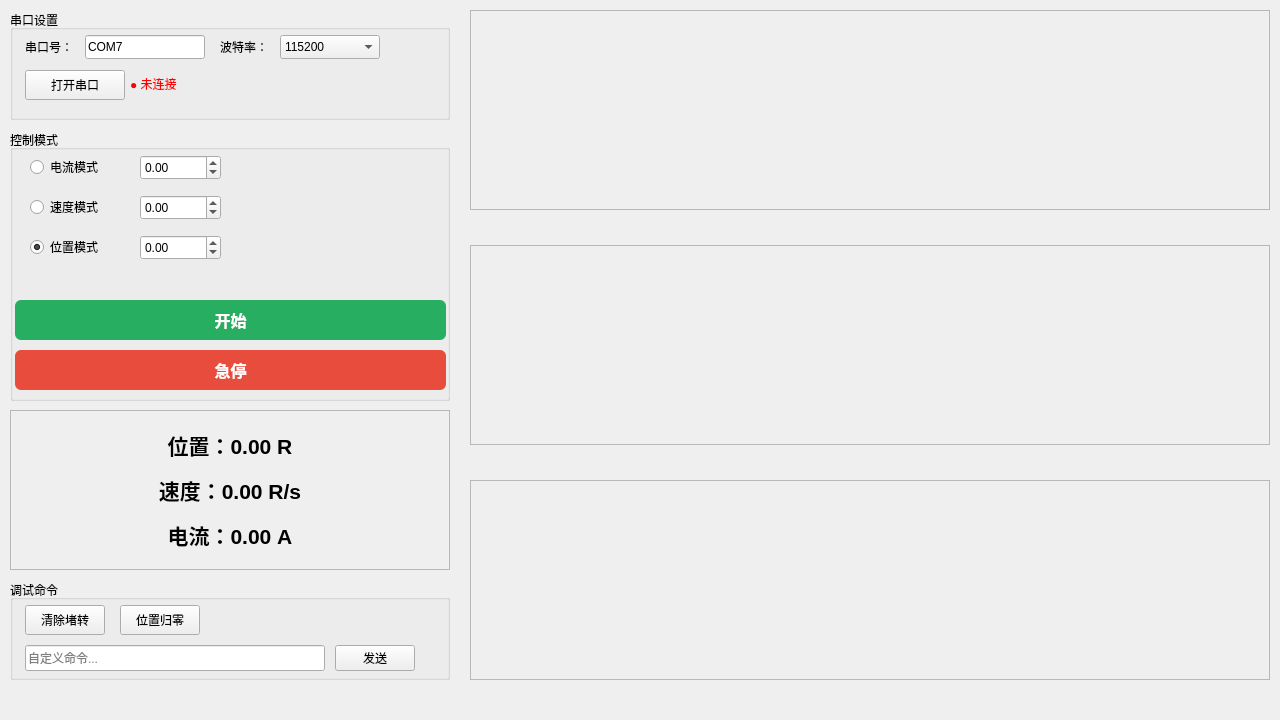
<?xml version="1.0" encoding="UTF-8"?>
<ui version="4.0">
 <class>MainWindow</class>
 <widget class="QMainWindow" name="MainWindow">
  <property name="geometry">
   <rect>
    <x>0</x>
    <y>0</y>
    <width>1280</width>
    <height>720</height>
   </rect>
  </property>
  <property name="windowTitle">
   <string>步进电机调试上位机</string>
  </property>
  <widget class="QWidget" name="centralwidget">
   <widget class="QGroupBox" name="groupBox_Serial">
    <property name="geometry">
     <rect>
      <x>10</x>
      <y>10</y>
      <width>440</width>
      <height>110</height>
     </rect>
    </property>
    <property name="title">
     <string>串口设置</string>
    </property>
    <widget class="QLabel" name="label_Port">
     <property name="geometry">
      <rect>
       <x>15</x>
       <y>25</y>
       <width>60</width>
       <height>24</height>
      </rect>
     </property>
     <property name="text">
      <string>串口号：</string>
     </property>
    </widget>
    <widget class="QLabel" name="label_Baud">
     <property name="geometry">
      <rect>
       <x>210</x>
       <y>25</y>
       <width>60</width>
       <height>24</height>
      </rect>
     </property>
     <property name="text">
      <string>波特率：</string>
     </property>
    </widget>
    <widget class="QComboBox" name="combo_Baud">
     <property name="geometry">
      <rect>
       <x>270</x>
       <y>25</y>
       <width>100</width>
       <height>24</height>
      </rect>
     </property>
     <item>
      <property name="text">
       <string>115200</string>
      </property>
     </item>
     <item>
      <property name="text">
       <string>57600</string>
      </property>
     </item>
     <item>
      <property name="text">
       <string>9600</string>
      </property>
     </item>
    </widget>
    <widget class="QPushButton" name="btn_OpenSerial">
     <property name="geometry">
      <rect>
       <x>15</x>
       <y>60</y>
       <width>100</width>
       <height>30</height>
      </rect>
     </property>
     <property name="text">
      <string>打开串口</string>
     </property>
    </widget>
    <widget class="QLabel" name="label_SerialStatus">
     <property name="geometry">
      <rect>
       <x>120</x>
       <y>62</y>
       <width>80</width>
       <height>24</height>
      </rect>
     </property>
     <property name="styleSheet">
      <string>color:red;</string>
     </property>
     <property name="text">
      <string>● 未连接</string>
     </property>
    </widget>
    <widget class="QLineEdit" name="edit_Port">
     <property name="geometry">
      <rect>
       <x>75</x>
       <y>25</y>
       <width>120</width>
       <height>24</height>
      </rect>
     </property>
     <property name="text">
      <string>COM7</string>
     </property>
     <property name="placeholderText">
      <string>例如 </string>
     </property>
    </widget>
   </widget>
   <widget class="QGroupBox" name="groupBox_Mode">
    <property name="geometry">
     <rect>
      <x>10</x>
      <y>130</y>
      <width>440</width>
      <height>271</height>
     </rect>
    </property>
    <property name="title">
     <string>控制模式</string>
    </property>
    <widget class="QRadioButton" name="radio_ModeCurrent">
     <property name="geometry">
      <rect>
       <x>20</x>
       <y>25</y>
       <width>100</width>
       <height>24</height>
      </rect>
     </property>
     <property name="text">
      <string>电流模式</string>
     </property>
    </widget>
    <widget class="QRadioButton" name="radio_ModeSpeed">
     <property name="geometry">
      <rect>
       <x>20</x>
       <y>65</y>
       <width>100</width>
       <height>24</height>
      </rect>
     </property>
     <property name="text">
      <string>速度模式</string>
     </property>
    </widget>
    <widget class="QRadioButton" name="radio_ModePosition">
     <property name="geometry">
      <rect>
       <x>20</x>
       <y>105</y>
       <width>100</width>
       <height>24</height>
      </rect>
     </property>
     <property name="text">
      <string>位置模式</string>
     </property>
     <property name="checked">
      <bool>true</bool>
     </property>
    </widget>
    <widget class="QPushButton" name="btn_Stop">
     <property name="geometry">
      <rect>
       <x>5</x>
       <y>220</y>
       <width>431</width>
       <height>40</height>
      </rect>
     </property>
     <property name="styleSheet">
      <string>QPushButton{background-color:#e74c3c;color:white;font-size:16px;font-weight:bold;border-radius:6px;}QPushButton:hover{background-color:#c0392b;}</string>
     </property>
     <property name="text">
      <string>急停</string>
     </property>
    </widget>
    <widget class="QDoubleSpinBox" name="doubleSpinBox_Current">
     <property name="geometry">
      <rect>
       <x>130</x>
       <y>25</y>
       <width>81</width>
       <height>25</height>
      </rect>
     </property>
     <property name="layoutDirection">
      <enum>Qt::LayoutDirection::LeftToRight</enum>
     </property>
     <property name="minimum">
      <double>-99.000000000000000</double>
     </property>
    </widget>
    <widget class="QDoubleSpinBox" name="doubleSpinBox_Speed">
     <property name="geometry">
      <rect>
       <x>130</x>
       <y>65</y>
       <width>81</width>
       <height>25</height>
      </rect>
     </property>
     <property name="layoutDirection">
      <enum>Qt::LayoutDirection::LeftToRight</enum>
     </property>
     <property name="minimum">
      <double>-99.000000000000000</double>
     </property>
    </widget>
    <widget class="QDoubleSpinBox" name="doubleSpinBox_Position">
     <property name="geometry">
      <rect>
       <x>130</x>
       <y>105</y>
       <width>81</width>
       <height>25</height>
      </rect>
     </property>
     <property name="layoutDirection">
      <enum>Qt::LayoutDirection::LeftToRight</enum>
     </property>
     <property name="minimum">
      <double>-99.000000000000000</double>
     </property>
    </widget>
    <widget class="QPushButton" name="btn_Start">
     <property name="geometry">
      <rect>
       <x>5</x>
       <y>170</y>
       <width>431</width>
       <height>40</height>
      </rect>
     </property>
     <property name="styleSheet">
      <string notr="true">QPushButton{background-color:#27ae60;color:white;font-size:16px;font-weight:bold;border-radius:6px;}QPushButton:hover{background-color:#2ecc71;}</string>
     </property>
     <property name="text">
      <string>开始</string>
     </property>
    </widget>
   </widget>
   <widget class="QFrame" name="frame_RealData">
    <property name="geometry">
     <rect>
      <x>10</x>
      <y>410</y>
      <width>440</width>
      <height>160</height>
     </rect>
    </property>
    <property name="frameShape">
     <enum>QFrame::Shape::StyledPanel</enum>
    </property>
    <widget class="QLabel" name="label_RealPos">
     <property name="geometry">
      <rect>
       <x>20</x>
       <y>15</y>
       <width>400</width>
       <height>40</height>
      </rect>
     </property>
     <property name="font">
      <font>
       <pointsize>16</pointsize>
       <bold>true</bold>
      </font>
     </property>
     <property name="text">
      <string>位置：0.00 R</string>
     </property>
     <property name="alignment">
      <set>Qt::AlignmentFlag::AlignCenter</set>
     </property>
    </widget>
    <widget class="QLabel" name="label_RealVel">
     <property name="geometry">
      <rect>
       <x>20</x>
       <y>60</y>
       <width>400</width>
       <height>40</height>
      </rect>
     </property>
     <property name="font">
      <font>
       <pointsize>16</pointsize>
       <bold>true</bold>
      </font>
     </property>
     <property name="text">
      <string>速度：0.00 R/s</string>
     </property>
     <property name="alignment">
      <set>Qt::AlignmentFlag::AlignCenter</set>
     </property>
    </widget>
    <widget class="QLabel" name="label_RealCur">
     <property name="geometry">
      <rect>
       <x>20</x>
       <y>105</y>
       <width>400</width>
       <height>40</height>
      </rect>
     </property>
     <property name="font">
      <font>
       <pointsize>16</pointsize>
       <bold>true</bold>
      </font>
     </property>
     <property name="text">
      <string>电流：0.00 A</string>
     </property>
     <property name="alignment">
      <set>Qt::AlignmentFlag::AlignCenter</set>
     </property>
    </widget>
   </widget>
   <widget class="QGroupBox" name="groupBox_Debug">
    <property name="geometry">
     <rect>
      <x>10</x>
      <y>580</y>
      <width>440</width>
      <height>100</height>
     </rect>
    </property>
    <property name="title">
     <string>调试命令</string>
    </property>
    <widget class="QPushButton" name="btn_ClearStall">
     <property name="geometry">
      <rect>
       <x>15</x>
       <y>25</y>
       <width>80</width>
       <height>30</height>
      </rect>
     </property>
     <property name="text">
      <string>清除堵转</string>
     </property>
    </widget>
    <widget class="QPushButton" name="btn_ZeroPos">
     <property name="geometry">
      <rect>
       <x>110</x>
       <y>25</y>
       <width>80</width>
       <height>30</height>
      </rect>
     </property>
     <property name="text">
      <string>位置归零</string>
     </property>
    </widget>
    <widget class="QLineEdit" name="edit_CustomCmd">
     <property name="geometry">
      <rect>
       <x>15</x>
       <y>65</y>
       <width>300</width>
       <height>26</height>
      </rect>
     </property>
     <property name="placeholderText">
      <string>自定义命令...</string>
     </property>
    </widget>
    <widget class="QPushButton" name="btn_SendCmd">
     <property name="geometry">
      <rect>
       <x>325</x>
       <y>65</y>
       <width>80</width>
       <height>26</height>
      </rect>
     </property>
     <property name="text">
      <string>发送</string>
     </property>
    </widget>
   </widget>
   <widget class="QFrame" name="frame_Current">
    <property name="geometry">
     <rect>
      <x>470</x>
      <y>10</y>
      <width>800</width>
      <height>200</height>
     </rect>
    </property>
    <property name="frameShape">
     <enum>QFrame::Shape::StyledPanel</enum>
    </property>
    <property name="frameShadow">
     <enum>QFrame::Shadow::Raised</enum>
    </property>
   </widget>
   <widget class="QFrame" name="frame_Speed">
    <property name="geometry">
     <rect>
      <x>470</x>
      <y>245</y>
      <width>800</width>
      <height>200</height>
     </rect>
    </property>
    <property name="frameShape">
     <enum>QFrame::Shape::StyledPanel</enum>
    </property>
    <property name="frameShadow">
     <enum>QFrame::Shadow::Raised</enum>
    </property>
   </widget>
   <widget class="QFrame" name="frame_Position">
    <property name="geometry">
     <rect>
      <x>470</x>
      <y>480</y>
      <width>800</width>
      <height>200</height>
     </rect>
    </property>
    <property name="frameShape">
     <enum>QFrame::Shape::StyledPanel</enum>
    </property>
    <property name="frameShadow">
     <enum>QFrame::Shadow::Raised</enum>
    </property>
   </widget>
  </widget>
  <widget class="QMenuBar" name="menubar">
   <property name="geometry">
    <rect>
     <x>0</x>
     <y>0</y>
     <width>1280</width>
     <height>25</height>
    </rect>
   </property>
  </widget>
 </widget>
 <resources/>
 <connections/>
</ui>
